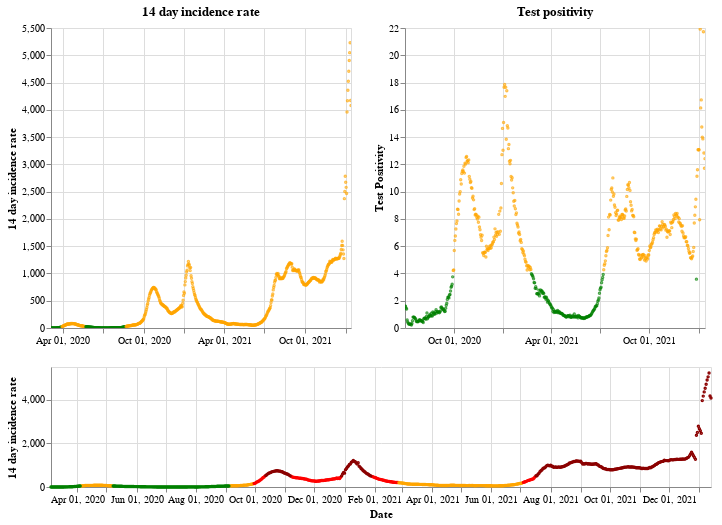

Write notebook code for a chart like this one.
### Markdown cell above
## Northern Ireland

### Code cell
plot_traffic_light('Northern Ireland')

### Figure 1 — Vega-Lite specification as saved in the notebook (floating-point values rounded to 4 significant figures; data arrays with more than 128 entries replaced by an {"elided": "..."} marker saying what was removed)
{"config": {"view": {"continuousWidth": 400, "continuousHeight": 300}}, "vconcat": [{"hconcat": [{"mark": {"type": "point", "size": 2}, "encoding": {"color": {"condition": {"value": "green", "test": "(datum.twoWeeklyCasesRate <= 25)"}, "value": "orange"}, "tooltip": [{"type": "nominal", "field": "areaName"}, {"type": "temporal", "field": "date"}, {"type": "quantitative", "field": "twoWeeklyCasesRate"}, {"type": "quantitative", "field": "testPositivity"}], "x": {"type": "temporal", "axis": {"title": ""}, "field": "date", "scale": {"domain": {"selection": "DateBrush"}}, "timeUnit": "yearmonthdate"}, "y": {"type": "quantitative", "axis": {"title": "14 day incidence rate"}, "field": "twoWeeklyCasesRate"}}, "title": "14 day incidence rate", "width": 300}, {"mark": {"type": "point", "size": 2}, "encoding": {"color": {"condition": {"value": "green", "test": "(datum.testPositivity <= 4)"}, "value": "orange"}, "tooltip": [{"type": "nominal", "field": "areaName"}, {"type": "temporal", "field": "date"}, {"type": "quantitative", "field": "twoWeeklyCasesRate"}, {"type": "quantitative", "field": "testPositivity"}], "x": {"type": "temporal", "axis": {"title": ""}, "field": "date", "scale": {"domain": {"selection": "DateBrush"}}, "timeUnit": "yearmonthdate"}, "y": {"type": "quantitative", "axis": {"title": "Test Positivity"}, "field": "testPositivity"}}, "title": "Test positivity", "width": 300}]}, {"layer": [{"mark": {"type": "point", "size": 2}, "encoding": {"color": {"condition": {"value": "orange", "test": "(((datum.testPositivity < 4) && (datum.twoWeeklyCasesRate >= 50)) && (datum.twoWeeklyCasesRate < 200))"}, "value": "red"}, "opacity": {"condition": {"value": 1, "test": "((datum.twoWeeklyCasesRate >= 50) && (datum.twoWeeklyCasesRate < 500))"}, "value": 0}, "tooltip": [{"type": "nominal", "field": "areaName"}, {"type": "temporal", "field": "date"}, {"type": "quantitative", "field": "twoWeeklyCasesRate"}, {"type": "quantitative", "field": "testPositivity"}], "x": {"type": "temporal", "axis": {"title": "Date"}, "field": "date", "timeUnit": "yearmonthdate"}, "y": {"type": "quantitative", "axis": {"title": "14 day incidence rate"}, "field": "twoWeeklyCasesRate"}}, "selection": {"DateBrush": {"type": "interval", "encodings": ["x"], "fields": ["Time"]}}}, {"mark": {"type": "point", "size": 2}, "encoding": {"color": {"value": "darkred"}, "opacity": {"condition": {"value": 1, "test": "(datum.twoWeeklyCasesRate >= 500)"}, "value": 0}, "tooltip": [{"type": "nominal", "field": "areaName"}, {"type": "temporal", "field": "date"}, {"type": "quantitative", "field": "twoWeeklyCasesRate"}, {"type": "quantitative", "field": "testPositivity"}], "x": {"type": "temporal", "axis": {"title": "Date"}, "field": "date", "timeUnit": "yearmonthdate"}, "y": {"type": "quantitative", "axis": {"title": "14 day incidence rate"}, "field": "twoWeeklyCasesRate"}}}, {"mark": {"type": "point", "size": 2}, "encoding": {"color": {"condition": {"value": "green", "test": "((datum.testPositivity < 4) && (datum.twoWeeklyCasesRate < 50))"}, "value": "orange"}, "opacity": {"condition": {"value": 1, "test": "(datum.twoWeeklyCasesRate < 50)"}, "value": 0}, "tooltip": [{"type": "nominal", "field": "areaName"}, {"type": "temporal", "field": "date"}, {"type": "quantitative", "field": "twoWeeklyCasesRate"}, {"type": "quantitative", "field": "testPositivity"}], "x": {"type": "temporal", "axis": {"title": "Date"}, "field": "date", "timeUnit": "yearmonthdate"}, "y": {"type": "quantitative", "axis": {"title": "14 day incidence rate"}, "field": "twoWeeklyCasesRate"}}}], "height": 120, "width": 660}], "data": {"name": "data-4592e89971565c321963ca143eba7708"}, "$schema": "https://vega.github.io/schema/vega-lite/v4.8.1.json", "datasets": {"data-4592e89971565c321963ca143eba7708": {"elided": "680 records"}}}
